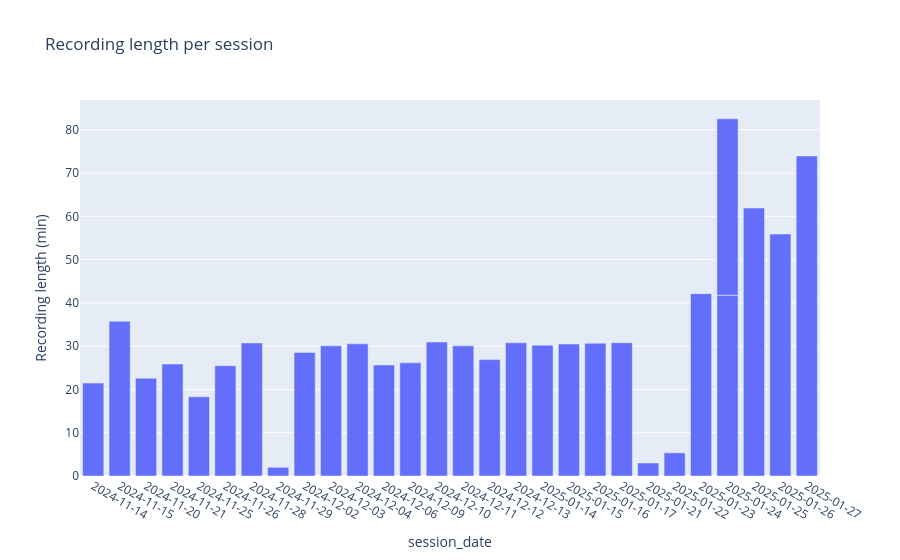

The cell this chart's notebook holds for it:
### Code cell
session_counts = (
    fr.groupby(level="session_id")
    .size()
    .rename("n_entries")
    .reset_index()
)
# convert number of bins → minutes
session_counts["duration_min"] = session_counts["n_entries"] * 0.04 / 60
session_counts["session_date"] = session_counts["session_id"].str.split("_").str[0]
session_counts = session_counts.sort_values("session_id")

fig = px.bar(
    session_counts,
    x="session_date",
    y="duration_min",
    labels={
        "session_id": "session_id",
        "duration_min": "Recording length (min)",
    },
    title="Recording length per session",
)

fig.update_xaxes(
    type="category",
    categoryorder="array",
    categoryarray=session_counts["session_id"],
)

fig.show()

### Figure 1 — Plotly figure (JSON) as saved in the notebook; plotly's stock layout.template omitted (floating-point values rounded to 4 significant figures)
{"data": [{"hovertemplate": "session_date=%{x}<br>Recording length (min)=%{y}<extra></extra>", "legendgroup": "", "marker": {"color": "#636efa", "pattern": {"shape": ""}}, "name": "", "orientation": "v", "showlegend": false, "textposition": "auto", "type": "bar", "x": ["2024-11-14", "2024-11-15", "2024-11-20", "2024-11-21", "2024-11-25", "2024-11-26", "2024-11-28", "2024-11-29", "2024-12-02", "2024-12-03", "2024-12-04", "2024-12-06", "2024-12-09", "2024-12-10", "2024-12-11", "2024-12-12", "2024-12-13", "2025-01-14", "2025-01-15", "2025-01-16", "2025-01-17", "2025-01-21", "2025-01-22", "2025-01-23", "2025-01-24", "2025-01-24", "2025-01-25", "2025-01-26", "2025-01-27"], "xaxis": "x", "y": [21.47, 35.73, 22.56, 25.87, 18.31, 25.48, 30.75, 2.0, 28.56, 30.07, 30.53, 25.65, 26.15, 30.94, 30.07, 26.89, 30.77, 30.23, 30.48, 30.67, 30.78, 3.0, 5.351, 42.13, 41.76, 40.76, 61.9, 55.89, 73.94], "yaxis": "y"}], "layout": {"barmode": "relative", "legend": {"tracegroupgap": 0}, "title": {"text": "Recording length per session"}, "xaxis": {"anchor": "y", "categoryarray": ["2024-11-14_16-40", "2024-11-15_15-48", "2024-11-20_17-46", "2024-11-21_17-22", "2024-11-25_16-25", "2024-11-26_16-39", "2024-11-28_17-41", "2024-11-29_17-21", "2024-12-02_16-09", "2024-12-03_16-23", "2024-12-04_18-06", "2024-12-06_16-49", "2024-12-09_17-45", "2024-12-10_17-20", "2024-12-11_17-42", "2024-12-12_16-13", "2024-12-13_17-10", "2025-01-14_18-08", "2025-01-15_17-18", "2025-01-16_17-47", "2025-01-17_16-55", "2025-01-21_18-49", "2025-01-22_17-51", "2025-01-23_16-48", "2025-01-24_12-24", "2025-01-24_19-37", "2025-01-25_21-29", "2025-01-26_21-48", "2025-01-27_13-39"], "categoryorder": "array", "domain": [0, 1], "title": {"text": "session_date"}, "type": "category"}, "yaxis": {"anchor": "x", "domain": [0, 1], "title": {"text": "Recording length (min)"}}}}
